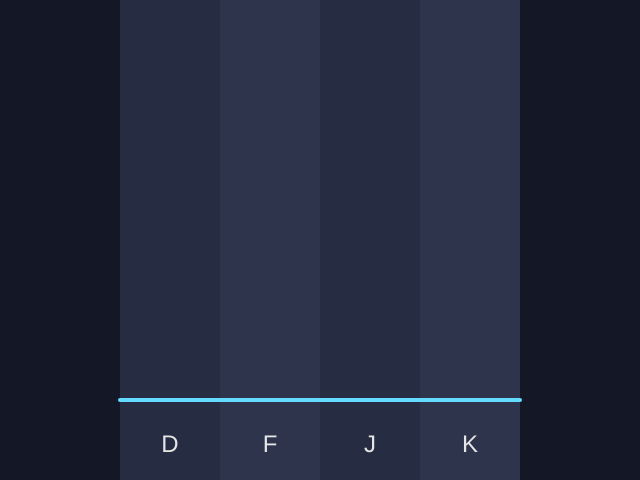
Frame 1 (no input)
Frame 60 (no input): identical to frame 1, image omitted
Frame 120 (the mouse pressed at the canvas centre since frame 60): identical to frame 1, image omitted

The p5.js sketch that drew this single still picture (run headless with seeded random() and noise() and a simulated clock; from frame 60 on, the mouse is pressed at the canvas centre):

// p5.js sketch
// ── sketch.js
// TODO:
//   (1) Good よりも高評価の Perfect と Great を用意する。(判定の難易度は任意)
//   (2) 評価ごとにテキストの色を変える。(色は任意)
//   (3) Miss 以外が 2 回以上続く場合のコンボ数を評価と一緒に表示する。(コンボ数の表記方法は任意)
const LANE_COUNT = 4;
const LANE_WIDTH = 100;
const FIELD_X = 120;
const JUDGE_LINE_Y = 400;
const NOTE_START_Y = -20;
const NOTE_SPEED = 4;
const GOOD_DISTANCE = 70;
const GREAT_DISTANCE = 40;
const PERFECT_DISTANCE = 20;

const JUDGEMENT_GRADE_GOOD = 'Good';
const JUDGEMENT_GRADE_MISS = 'Miss';
const JUDGEMENT_GRADE_PERFECT = 'Perfect';
const JUDGEMENT_GRADE_GREAT = 'Great';

// 譜面データ (レーン番号、Perfect の位置に到達するフレーム)
let notes = [
  { lane: 0, perfectFrame: 225 },
  { lane: 1, perfectFrame: 285 },
  { lane: 2, perfectFrame: 345 },
  { lane: 3, perfectFrame: 405 },
  { lane: 0, perfectFrame: 465 },
  { lane: 2, perfectFrame: 495 },
  { lane: 1, perfectFrame: 525 },
  { lane: 3, perfectFrame: 555 },
  { lane: 0, perfectFrame: 615 },
  { lane: 1, perfectFrame: 675 },
  { lane: 3, perfectFrame: 735 },
  { lane: 2, perfectFrame: 795 },
  { lane: 0, perfectFrame: 855 },
  { lane: 3, perfectFrame: 885 },
  { lane: 1, perfectFrame: 915 },
  { lane: 2, perfectFrame: 945 },
  { lane: 0, perfectFrame: 1005 },
  { lane: 1, perfectFrame: 1005 },
  { lane: 2, perfectFrame: 1065 },
  { lane: 3, perfectFrame: 1065 },
  { lane: 3, perfectFrame: 1125 },
  { lane: 2, perfectFrame: 1185 },
  { lane: 1, perfectFrame: 1245 },
  { lane: 0, perfectFrame: 1305 },
];

let judgementGrade = null;
let judgementFrames = 0;

// setup() は全体の初期化処理を行うための関数 (p5.js から自動的に呼び出される)
// draw() の前に 1 度だけ実行される
function setup() {
  createCanvas(640, 480);
  textAlign(CENTER, CENTER);
}

// draw() は毎フレームの処理を行うための関数 (p5.js から自動的に呼び出される)
// デフォルトでは 1 秒間に約 60 回実行される
function draw() {
  background(20, 24, 38);

  drawField();

  for (let i = 0; i < notes.length; i++) {
    updateNote(notes[i]);
    drawNote(notes[i]);
  }

  updateJudgement();
  drawJudgement();
}

// ノーツ 1 つの更新
function updateNote(note) {
  if (note.finished) {
    return;
  }

  const y = getNoteY(note);
  if (y < NOTE_START_Y) {
    return; // まだ出現前
  }

  if (y > JUDGE_LINE_Y + GOOD_DISTANCE) {
    // 基準線を大きく過ぎたら失敗判定
    setJudgement(GOOD_DISTANCE + 1);
    note.finished = true;
  }
}

// Perfect のフレームまでの残り時間から Y 座標を逆算する
function getNoteY(note) {
  // frameCount は 開始からのフレーム数を保持する p5.js の変数
  return JUDGE_LINE_Y + (frameCount - note.perfectFrame) * NOTE_SPEED;
}

// キーが押された時に p5.js から自動的に呼び出される関数
// 変数 key にはその時に押されたキーの情報が入っている
function keyPressed() {
  let lane = -1;

  switch (key) {
    case 'd':
    case 'D':
      lane = 0;
      break;
    case 'f':
    case 'F':
      lane = 1;
      break;
    case 'j':
    case 'J':
      lane = 2;
      break;
    case 'k':
    case 'K':
      lane = 3;
      break;
    default:
      return; // 指定キー以外の入力は無視
  }

  // レーン内の最も近いノーツを探す
  let nearestNote = null;
  let nearestDistance = GOOD_DISTANCE + 1; // 初期値はミスになる距離にしておく

  for (let i = 0; i < notes.length; i++) {
    if (notes[i].lane === lane && !notes[i].finished && getNoteY(notes[i]) >= NOTE_START_Y) {
      const distance = Math.abs(getNoteY(notes[i]) - JUDGE_LINE_Y);
      if (distance < nearestDistance) {
        // より近いノーツがあれば記録を更新
        nearestNote = notes[i];
        nearestDistance = distance;
      }
    }
  }

  setJudgement(nearestDistance);

  if (nearestNote) {
    // 該当するノーツがあった場合は判定済みとする
    nearestNote.finished = true;
  }
}

// ノーツとの距離に応じて判定テキストを更新
function setJudgement(distance) {
  if (distance <= GOOD_DISTANCE) {
    judgementGrade = JUDGEMENT_GRADE_GOOD;
  }
  else if (distance <= GREAT_DISTANCE) {
    judgementGrade = JUDGEMENT_GRADE_GREAT;
  }
  else if (distance <= PERFECT_DISTANCE) {
    judgementGrade = JUDGEMENT_GRADE_PERFECT;
  }
  else {
    judgementGrade = JUDGEMENT_GRADE_MISS;
  }

  judgementFrames = 45; // テキストの表示時間
}

// フィールドの描画
function drawField() {
  // レーンの描画
  noStroke();

  for (let i = 0; i < LANE_COUNT; i++) {
    if (i % 2 === 0) {
      fill(38, 44, 65);
    } else {
      fill(46, 52, 75);
    }
    rect(FIELD_X + i * LANE_WIDTH, 0, LANE_WIDTH, height);
  }

  // 基準線の描画
  stroke(100, 220, 255);
  strokeWeight(4);
  line(FIELD_X, JUDGE_LINE_Y, FIELD_X + LANE_COUNT * LANE_WIDTH, JUDGE_LINE_Y);

  // レーンに対応するキーの描画
  noStroke();
  fill(230);
  textSize(24);
  text('D', FIELD_X + LANE_WIDTH * 0.5, 445);
  text('F', FIELD_X + LANE_WIDTH * 1.5, 445);
  text('J', FIELD_X + LANE_WIDTH * 2.5, 445);
  text('K', FIELD_X + LANE_WIDTH * 3.5, 445);
}

// ノーツ 1 つの描画
function drawNote(note) {
  if (note.finished || getNoteY(note) < NOTE_START_Y) {
    return;
  }

  const x = FIELD_X + note.lane * LANE_WIDTH + LANE_WIDTH / 2;
  const y = getNoteY(note);

  noStroke();
  fill(255, 110, 150);
  rect(x - 38, y - 10, 76, 20, 6);
}

// 判定テキストの更新
function updateJudgement() {
  if (judgementFrames > 0) {
    judgementFrames--;
    if (judgementFrames === 0) {
      judgementGrade = null;
    }
  }
}

// 判定テキストの描画
function drawJudgement() {
  if (judgementGrade === null) {
    return;
  }

  fill(255, 235, 100);
  textSize(36);
  text(judgementGrade, width / 2, 100);
}
